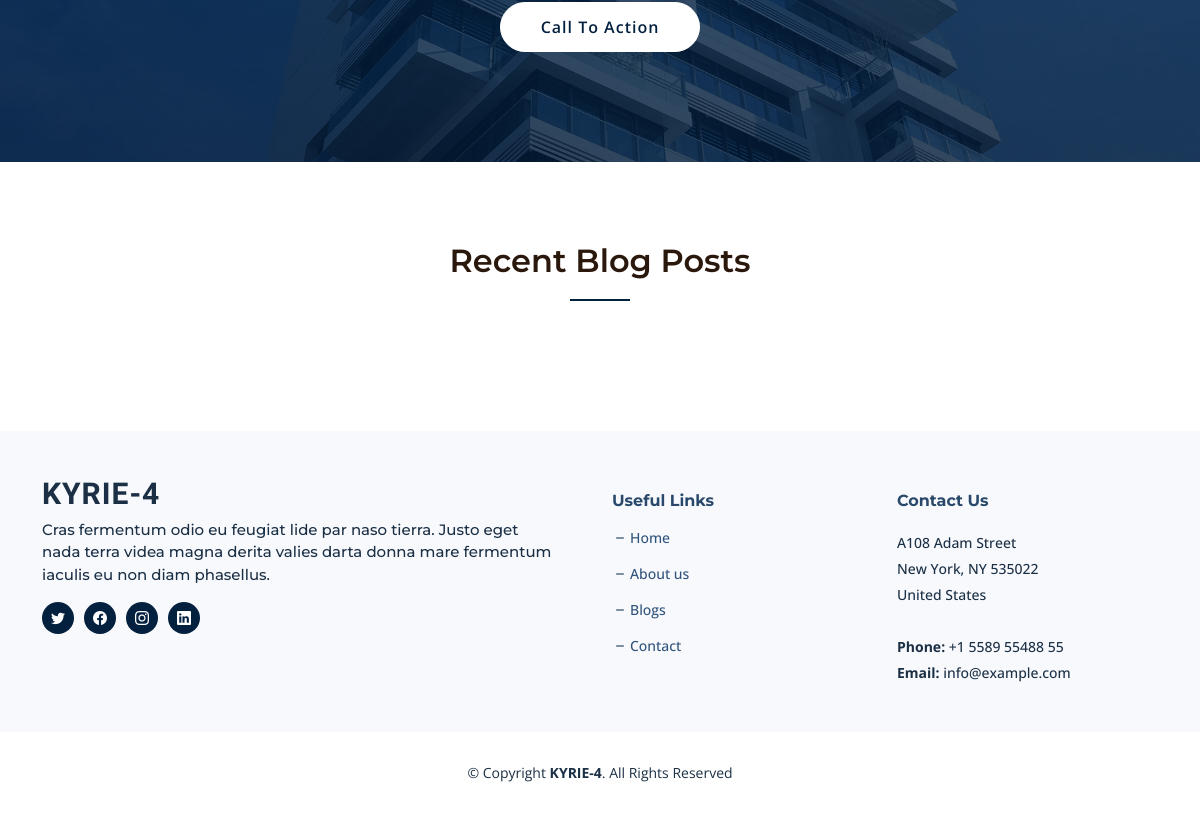
The app's page / (lower part), older data.
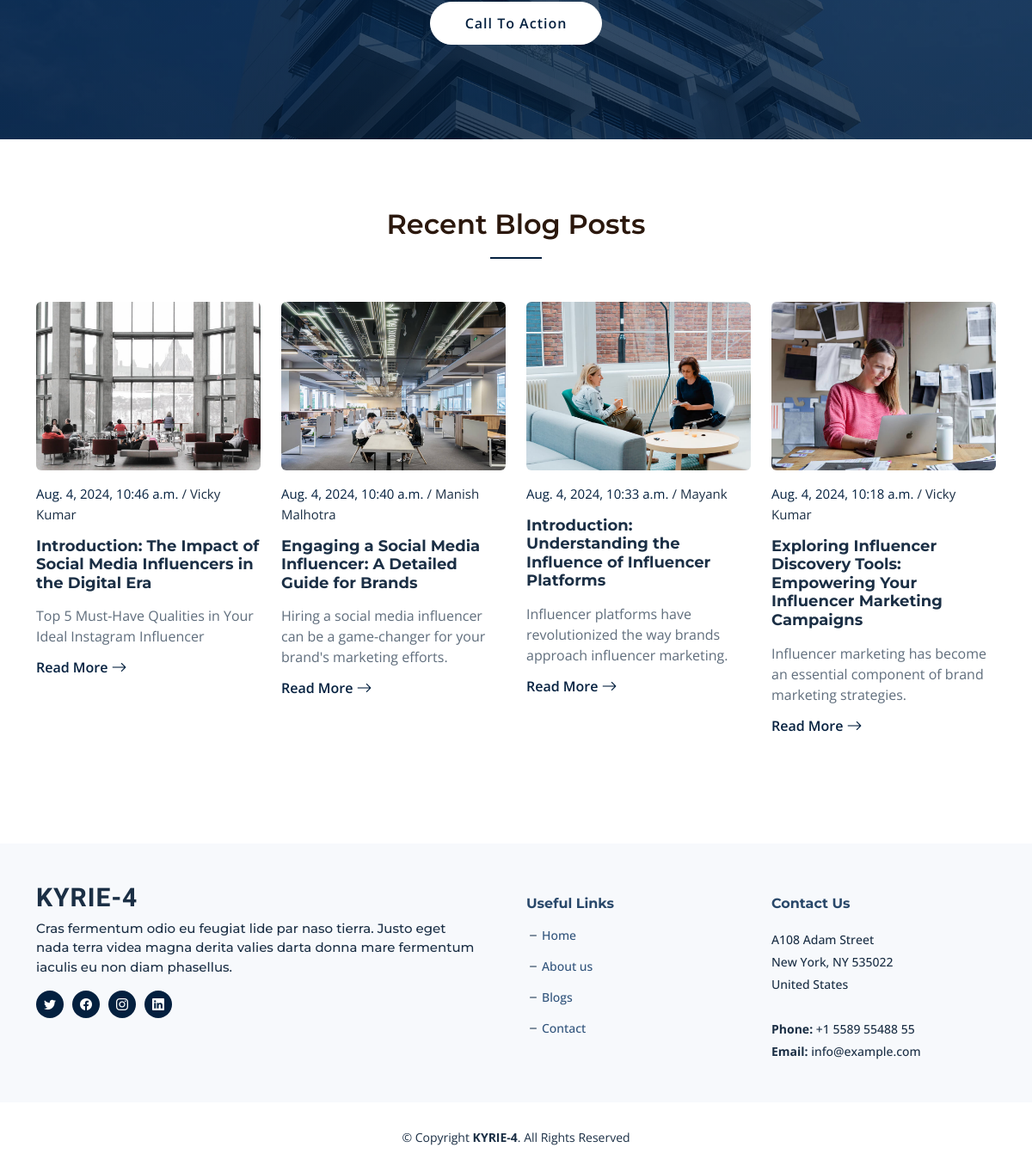
The same page, newer data.
### blog/models.py (models this page shows, shortened)
class Article(models.Model):
    meta_title = models.CharField(max_length=255)
    meta_description = models.TextField()
    meta_keywords = models.TextField()
    article_slug = models.SlugField(unique=True, max_length=255)
    author_name = models.CharField(max_length=255)
    article_title_h1 = models.CharField(max_length=255)
    category_name = models.ForeignKey('BlogCategory', on_delete=models.CASCADE)
    article_short_description = models.CharField(max_length=200)
    article_date = models.DateTimeField(default=timezone.now, blank=True, null=True)
    thoughts = models.TextField()
    description = RichTextField()
    image = models.ImageField(upload_to='article_images/')

### blog/views.py (the view)
# urls.py: path('', views.home, name='blog-home'),
def home(request):
    articles = Article.objects.all().order_by('-article_date')[:16]
    return render(request, 'index.html', {'articles': articles})

### blog/templates/index.html (shortened to what this page needs)
{% extends "base.html" %}
{% load static %}
{% block content %}
<main id="main">
  <section id="call-to-action" class="call-to-action">
    <div class="container" data-aos="fade-up">
      <div class="row justify-content-center">
        <div class="col-lg-6 text-center">
          <a class="cta-btn" href="/contact/">Call To Action</a>
        </div>
      </div>
    </div>
  </section>
  <section id="recent-posts" class="recent-posts">
    <div class="container" data-aos="fade-up">
      <div class="section-header">
        <h2>Recent Blog Posts</h2>
      </div>
      <div class="row gy-5 mb-5">
        {% for article in articles %}
        <div class="col-xl-3 col-md-6" data-aos="fade-up" data-aos-delay="100">
          <div class="post-box">
            <div class="post-img"><img src="{{ article.image.url }}" class="img-fluid rounded" alt="{{ article.article_title_h1 }}"></div>
            <div class="meta">
              <span class="post-date">{{ article.article_date }}</span>
              <span class="post-author"> / {{ article.author_name }}</span>
            </div>
            <h3 class="post-title">{{ article.article_title_h1 }}</h3>
            <p>{{ article.article_short_description }}</p>
            <a href="{% url 'article_detail' article.article_slug %}" class="readmore stretched-link"><span>Read More</span><i class="bi bi-arrow-right"></i></a>
          </div>
        </div>
        {% endfor %}
      </div>
    </div>
  </section>
</main>
{% endblock %}

Row changes from the older to the newer data that the page shows:
added Article: image (picture), article_date "Aug. 4, 2024, 10:46 a.m.", author_name "Vicky Kumar", article_title_h1 "Introduction: The Impact of Social Media Influencers in the Digital Era", article_short_description "Top 5 Must-Have Qualities in Your Ideal Instagram Influencer"
added Article: image (picture), article_date "Aug. 4, 2024, 10:40 a.m.", author_name "Manish Malhotra", article_title_h1 "Engaging a Social Media Influencer: A Detailed Guide for Brands", article_short_description "Hiring a social media influencer can be a game-changer for your brand's marketing efforts."
added Article: image (picture), article_date "Aug. 4, 2024, 10:33 a.m.", author_name "Mayank", article_title_h1 "Introduction: Understanding the Influence of Influencer Platforms", article_short_description "Influencer platforms have revolutionized the way brands approach influencer marketing."
added Article: image (picture), article_date "Aug. 4, 2024, 10:18 a.m.", author_name "Vicky Kumar", article_title_h1 "Exploring Influencer Discovery Tools: Empowering Your Influencer Marketing Campaigns", article_short_description "Influencer marketing has become an essential component of brand marketing strategies."
